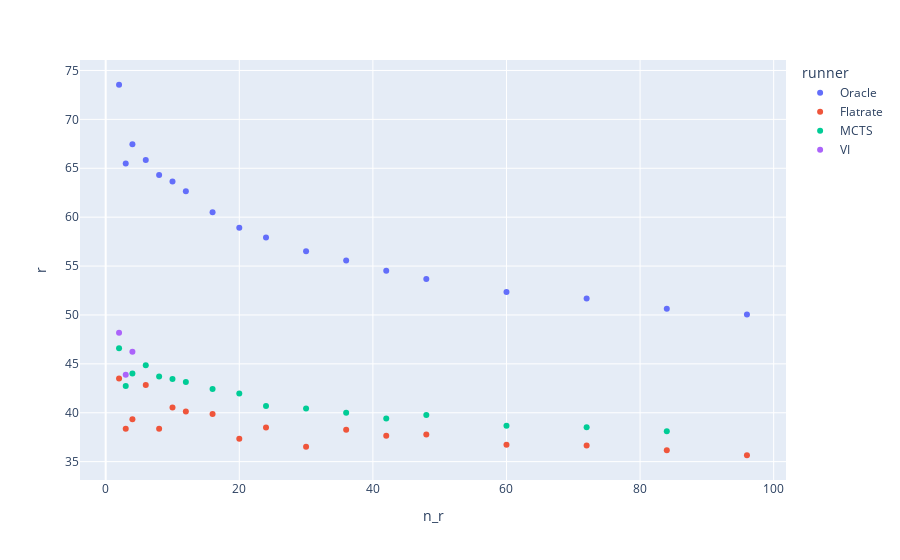

This figure's notebook cell:
### Code cell
px.scatter(df.groupby(['n_r', 'runner'])["r"].mean().reset_index(), x="n_r", y = "r", color="runner")

### Figure 1 — Plotly figure (JSON) as saved in the notebook; plotly's stock layout.template omitted (floating-point values rounded to 4 significant figures)
{"data": [{"hovertemplate": "runner=Oracle<br>n_r=%{x}<br>r=%{y}<extra></extra>", "legendgroup": "Oracle", "marker": {"color": "#636efa", "symbol": "circle"}, "mode": "markers", "name": "Oracle", "orientation": "v", "showlegend": true, "x": [2, 3, 4, 6, 8, 10, 12, 16, 20, 24, 30, 36, 42, 48, 60, 72, 84, 96], "xaxis": "x", "y": [73.54, 65.49, 67.45, 65.85, 64.31, 63.63, 62.66, 60.51, 58.93, 57.91, 56.52, 55.58, 54.51, 53.69, 52.34, 51.67, 50.65, 50.03], "yaxis": "y", "type": "scatter"}, {"hovertemplate": "runner=Flatrate<br>n_r=%{x}<br>r=%{y}<extra></extra>", "legendgroup": "Flatrate", "marker": {"color": "#EF553B", "symbol": "circle"}, "mode": "markers", "name": "Flatrate", "orientation": "v", "showlegend": true, "x": [2, 3, 4, 6, 8, 10, 12, 16, 20, 24, 30, 36, 42, 48, 60, 72, 84, 96], "xaxis": "x", "y": [43.5, 38.36, 39.33, 42.85, 38.36, 40.54, 40.14, 39.88, 37.33, 38.49, 36.53, 38.27, 37.66, 37.76, 36.72, 36.64, 36.17, 35.65], "yaxis": "y", "type": "scatter"}, {"hovertemplate": "runner=MCTS<br>n_r=%{x}<br>r=%{y}<extra></extra>", "legendgroup": "MCTS", "marker": {"color": "#00cc96", "symbol": "circle"}, "mode": "markers", "name": "MCTS", "orientation": "v", "showlegend": true, "x": [2, 3, 4, 6, 8, 10, 12, 16, 20, 24, 30, 36, 42, 48, 60, 72, 84, 96], "xaxis": "x", "y": [46.6, 42.74, 44.01, 44.86, 43.71, 43.44, 43.15, 42.43, 41.96, 40.68, 40.43, 39.99, 39.41, 39.78, 38.67, 38.51, 38.12, null], "yaxis": "y", "type": "scatter"}, {"hovertemplate": "runner=VI<br>n_r=%{x}<br>r=%{y}<extra></extra>", "legendgroup": "VI", "marker": {"color": "#ab63fa", "symbol": "circle"}, "mode": "markers", "name": "VI", "orientation": "v", "showlegend": true, "x": [2, 3, 4, 6, 8, 10, 12, 16, 20, 24, 30, 36, 42, 48, 60, 72, 84, 96], "xaxis": "x", "y": [48.18, 43.88, 46.23, null, null, null, null, null, null, null, null, null, null, null, null, null, null, null], "yaxis": "y", "type": "scatter"}], "layout": {"xaxis": {"anchor": "y", "domain": [0.0, 1.0], "title": {"text": "n_r"}}, "yaxis": {"anchor": "x", "domain": [0.0, 1.0], "title": {"text": "r"}}, "legend": {"title": {"text": "runner"}, "tracegroupgap": 0}, "margin": {"t": 60}}}
